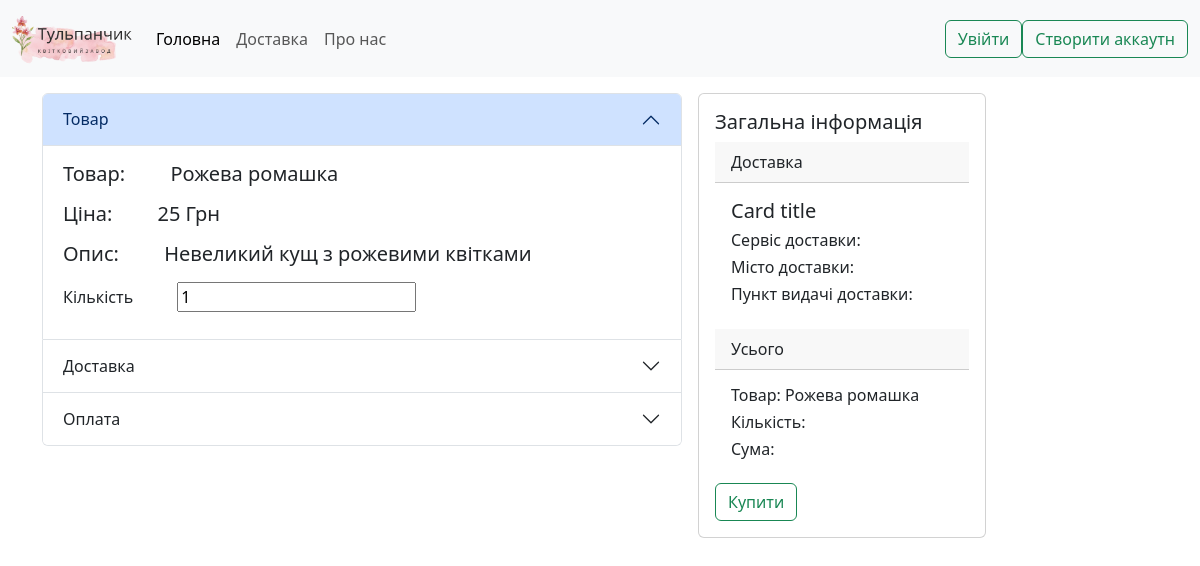
The app's page /checkout/1, older data.
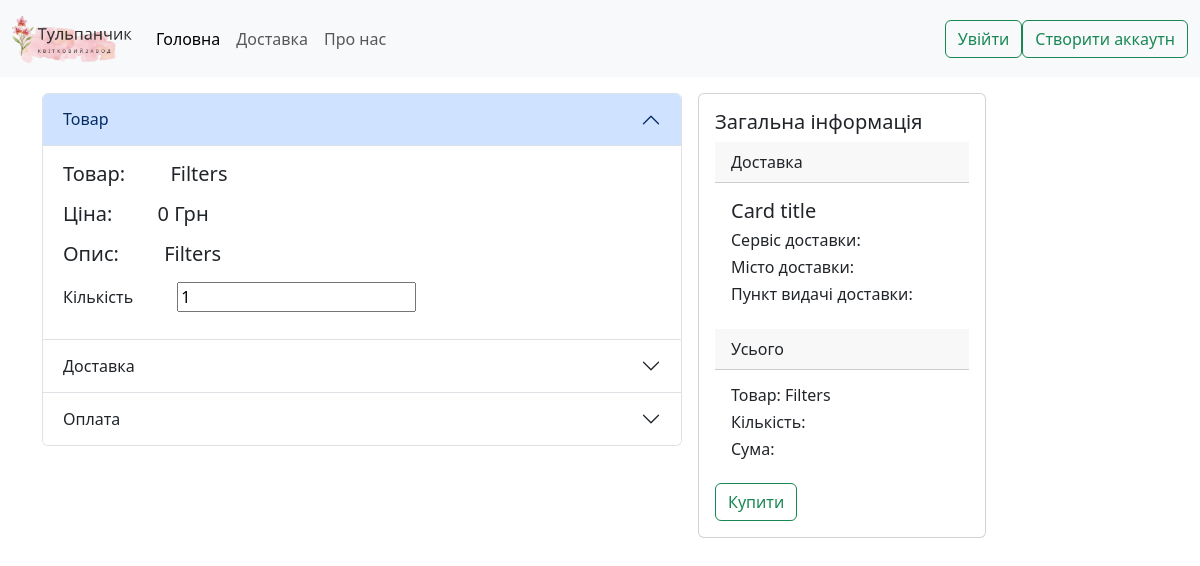
The same page, newer data.
### modules/models.py (models this page shows)
class Chamomile(db.Model):
    id = db.Column(db.Integer, primary_key=True, nullable=False)
    name = db.Column(db.String, nullable=False)
    price = db.Column(db.Integer, nullable=False)
    description = db.Column(db.Text)
    type = db.Column(db.String, nullable=False)
    filters = db.Column(db.Text)
    pic_url = db.Column(db.String)
    stripe_price = db.Column(db.String, nullable=False)

### modules/routes.py (the view)
@app.route("/checkout/<id>")
def checkout(id):
    return render_template('checkout.html', product=Chamomile.query.get(int(id)))

### templates/checkout.html (shortened to what this page needs)
<!DOCTYPE html>
<html lang="en">
<head>
    <link href="https://cdn.jsdelivr.net/npm/bootstrap@5.3.0-alpha1/dist/css/bootstrap.min.css" rel="stylesheet"
>
    <link href="{{  url_for('static' , filename='styles.css') }}" rel="stylesheet">
</head>
<body onload="preparePage()">
<nav class="navbar navbar-expand-lg bg-body-tertiary">
  <div class="container-fluid">
        <a class="navbar-brand" href="/">
      <img src="{{ url_for('static' , filename='logo.png') }}" alt="Logo" class="d-inline-block align-text-top" width="120" height="50">
    </a>
    <div class="collapse navbar-collapse" id="navbarNav">
          <ul class="navbar-nav me-auto mb-2 mb-lg-0">
            <li class="nav-item">
              <a class="nav-link active" aria-current="page" href="/">Головна</a>
            </li>
            <li class="nav-item">
              <a class="nav-link" href="#">Доставка</a>
            </li>
            <li class="nav-item">
              <a class="nav-link">Про нас</a>
            </li>
          </ul>
        <div id="login_btn" class="nav-login">
            <a type="button" href="/accounts/signin" class="btn btn-outline-success">Увійти</a>
            <a type="button" href="/accounts/signup" class="btn btn-outline-success">Створити аккаутн</a>
        </div>
    </div>
  </div>
</nav>
<main class="container" style="display: flex;" onclick="changeAllInAll()">
    <div class="accordion" id="accordionExample" style=" margin-top: 2vh; width: 80vh;">
        <div class="accordion-item">
            <h2 class="accordion-header">
                <button class="accordion-button" type="button" data-bs-toggle="collapse" data-bs-target="#collapseOne"
                        aria-expanded="true" aria-controls="collapseOne">
                    Товар
                </button>
            </h2>
            <div id="collapseOne" class="accordion-collapse collapse show" data-bs-parent="#accordionExample">
                <div class="accordion-body">
                    <div>
                        <h5 style="margin-bottom: 2vh;">Товар: <span style="margin-left: 5vh;">{{ product.name }}</span>
                        </h5>
                        <h5 style="margin-bottom: 2vh;">Ціна: <span
                                style="margin-left: 5vh;"> {{ product.price }} Грн</span></h5>
                        <h5 style="margin-bottom: 2vh;">Опис: <span
                                style="margin-left: 5vh;">{{ product.description }}</span></h5>
                        <label for="count" class="form-label" style="margin-right:5vh;"><h6>Кількість</h6></label>
                        <input id="count" type="number" onchange="changeCount()" value="1" min="1">
                    </div>
                </div>
            </div>
        </div>
        <div class="accordion-item">
            <h2 class="accordion-header">
                <button class="accordion-button collapsed" type="button" data-bs-toggle="collapse"
                        data-bs-target="#collapseTwo" aria-expanded="false" aria-controls="collapseTwo">
                    Доставка
                </button>
            </h2>
        </div>
        <div class="accordion-item">
            <h2 class="accordion-header">
                <button class="accordion-button collapsed" type="button" data-bs-toggle="collapse"
                        data-bs-target="#collapseThree" aria-expanded="false" aria-controls="collapseThree">
                    Оплата
                </button>
            </h2>
        </div>
    </div>
    <div class="card" style="width: 18rem; margin: 2vh;">
        <div class="card-body">
            <h5 class="card-title">Загальна інформація</h5>
            <div class="card-header">Доставка</div>
            <div class="card-body">
                <h5 class="card-title">Card title</h5>
                <h6>Сервіс доставки: </h6>
                <h6>Місто доставки: </h6>
                <h6>Пункт видачі доставки: </h6>
            </div>
            <div class="card-header">Усього</div>
            <div class="card-body">
                <h6>Товар: <span id="productD">{{ product.name }}</span></h6>
                <h6>Кількість: </h6>
                <h6>Сума: </h6>
            </div>
            <button type="button" class="btn btn-outline-success"
                    onclick="GetPay('{{ product.id }}' ,'{{  url_for('static' , filename='mono.jpg') }}','{{ product.name }}')">
                Купити
            </button>
        </div>
    </div>
</main>
</body>
</html>

### static/styles.css (style rules this page uses)
.card { width: 18rem; }

Row changes from the older to the newer data that the page shows:
changed Chamomile: name "Рожева ромашка" → "Filters"; price "25" → "0"; description "Невеликий кущ з рожевими квітками" → "Filters"
